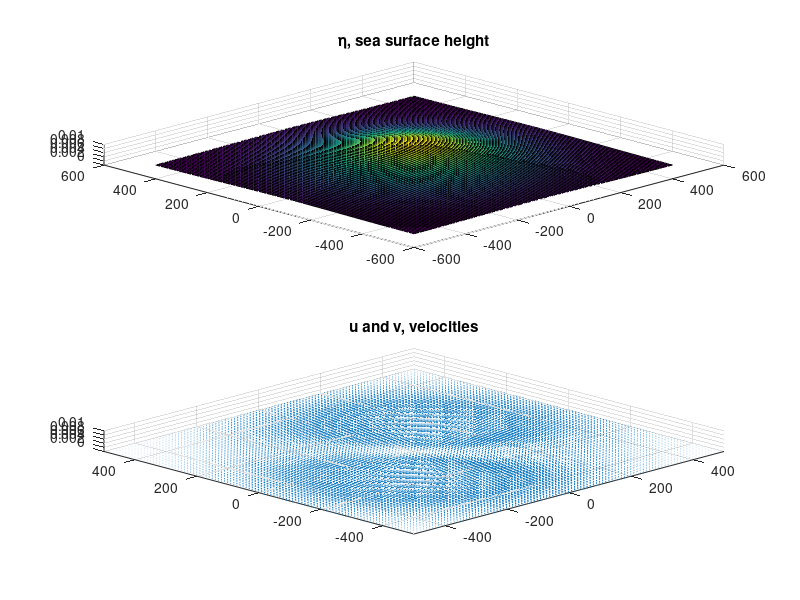
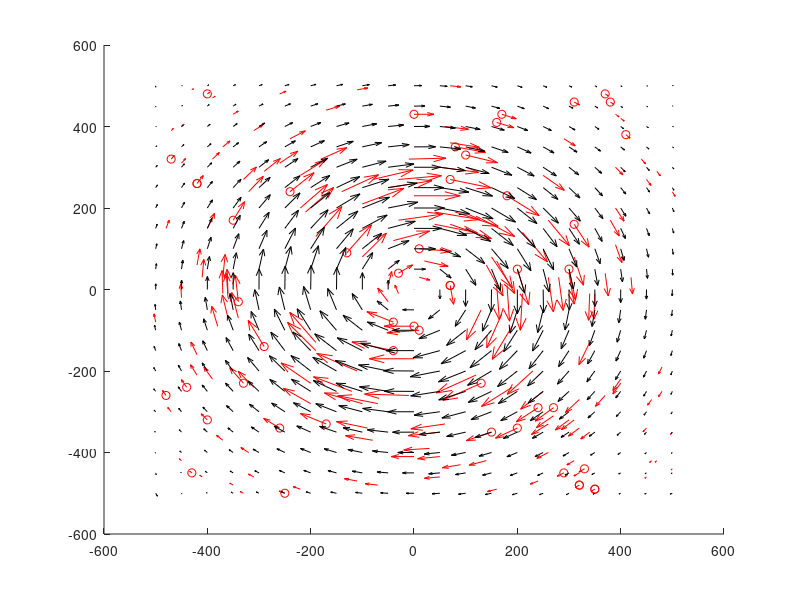
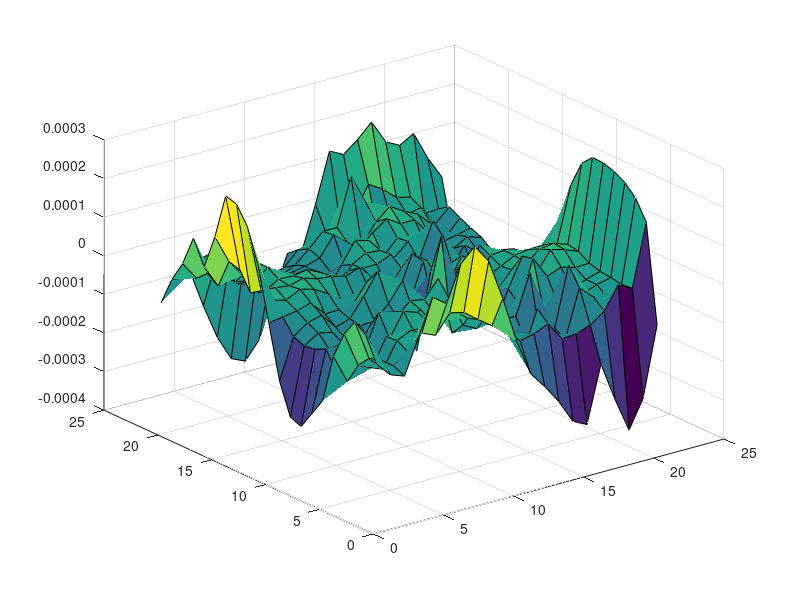

Write the MATLAB code that produced these figures, in order.

clc;clear;
 
% Set coefficients
eta0=0.01; % highest height of eddy
R=300; % eddy's radius
f=0.01; % coriolis coefficient
g=9.81; % gravity constant
 
% Set grid
x=-500:10:500;
y=-500:10:500;
[x y]=meshgrid(x,y);
 
% Set sea surface height
eta=eta0*exp(-(x.^2+y.^2)/R^2);
 
% Calcualte geostrophic velocity
v=(g*eta0)/f*(-2*x/R^2).*exp(-(x.^2+y.^2)/R^2);
u=-(g*eta0)/f*(-2*y/R^2).*exp(-(x.^2+y.^2)/R^2);


% Visualization
figure(1)
clf
set(gcf,'color','w')
subplot(2,1,1)
surf(x,y,eta)
view([-45 80])
title('\eta, sea surface height','fontweight','bold')
subplot(2,1,2)
z0=zeros(size(x));
quiver3(x,y,z0,u,v,z0)
view([-45 80])
axis([-500 500 -500 500 0 0.01])
title('u and v, velocities','fontweight','bold')

%% get observations

n_obs=200;

x_vec=x(:);
y_vec=y(:);
u_vec=u(:);
v_vec=v(:);

ixr=randi(numel(x_vec),[n_obs,1]);
x_obs=x_vec(ixr);
y_obs=y_vec(ixr);
u_obs=u_vec(ixr);
v_obs=v_vec(ixr);

figure(2)
clf
hold on
quiver(x,y,u,v,'k')
quiver(x_obs,y_obs,u_obs,v_obs,'r')

figure(3)
clf
div=divergence(u,v);
surf(div)
shading flat
%% determine centers

% 50 centers
n_centers=50;

ixr=randi(numel(x_obs),[n_centers,1]);
x_c=x_obs(ixr);
y_c=y_obs(ixr);
u_c=u_obs(ixr);
v_c=v_obs(ixr);


figure(2)
clf
hold on
quiver(x,y,u,v,'k')
% quiver(x_obs,y_obs,u_obs,v_obs,'r')
plot(x_c,y_c,'or')


%% train RBFs

data=[u_obs,v_obs]';
data=data(:);

% determine radiuses/differences
clear r rbf

dataindex=1;
for i=1:size(x_obs,1)
    
        %distance to centers
        r=sqrt( (x_obs(i)-x_c).^2 + (y_obs(i)-y_c).^2 )';
        logr=log(r);
        logr(r==0)=0;
             
        % u part
   rbf(dataindex,:)  =   [ 1,0,x_obs(i),y_obs(i),0 , [r.^2.*(12*logr+7) , zeros(size(r))]  + [ -(8*logr+6) .* (x_obs(i)-x_c)' .* (x_obs(i)-x_c)' ,  -(8*logr+6) .* (x_obs(i)-x_c)' .* (y_obs(i)-y_c)'   ]  ] ;
        %v part
   rbf(dataindex+1,:)= [0,1,-y_obs(i),0,x_obs(i) , [zeros(size(r)), r.^2.*(12*logr+7)]   + [ -(8*logr+6) .* (y_obs(i)-y_c)' .* (x_obs(i)-x_c)' ,  -(8*logr+6) .* (y_obs(i)-y_c)' .* (y_obs(i)-y_c)'   ]  ] ;
    dataindex=dataindex+2    
end


params=data'/rbf'  ;%use mrdivide to solve system of equations. For large systems it may 

%% evaluate rbfs


% eval rbfs for grid

[xgrid,ygrid]=meshgrid(-500:50:500,-500:50:500);
xgridv=xgrid(:);
ygridv=ygrid(:);

clear r rbf
dataindex=1;
for i=1:size(xgridv,1)
    
        r=sqrt( (xgridv(i)-x_c).^2 + (ygridv(i)-y_c).^2 )';
        logr=log(r);
        logr(r==0)=0;
            % u part
   rbf(dataindex,:)  =   [ 1,0,xgridv(i),ygridv(i),0 , [r.^2.*(12*logr+7) , zeros(size(r))]  + [ -(8*logr+6) .* (xgridv(i)-x_c)' .* (xgridv(i)-x_c)' ,  -(8*logr+6) .* (xgridv(i)-x_c)' .* (ygridv(i)-y_c)'   ]  ] ;
        %v part
   rbf(dataindex+1,:)= [0,1,-ygridv(i),0,xgridv(i) , [zeros(size(r)), r.^2.*(12*logr+7)]   + [ -(8*logr+6) .* (ygridv(i)-y_c)' .* (xgridv(i)-x_c)' ,  -(8*logr+6) .* (ygridv(i)-y_c)' .* (ygridv(i)-y_c)'   ]  ] ;
    dataindex=dataindex+2   ;
end

estimate=params*rbf';%apply weights
estimate=reshape(estimate,[2,size(xgridv,1)]);
ugrid=reshape( estimate(1,:) , size(xgrid) );
vgrid=reshape( estimate(2,:) , size(xgrid) );

% a=[1,1,1;2,2,2]
% a=a(:)
% reshape(a,[2,3])

figure(2)
clf
hold on
% quiver(x,y,u,v,'k')
 quiver(x_obs,y_obs,u_obs,v_obs,'r')
plot(x_c,y_c,'or')
quiver(xgrid,ygrid,ugrid,vgrid,'k')

figure(3)
clf
div=divergence(ugrid,vgrid);
surf(div)

